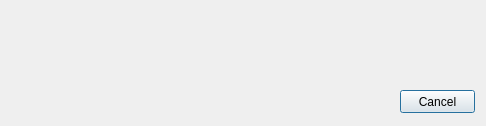
<?xml version="1.0" encoding="UTF-8"?>
<ui version="4.0">
 <class>DialogGetFileFromServer</class>
 <widget class="QDialog" name="DialogGetFileFromServer">
  <property name="geometry">
   <rect>
    <x>0</x>
    <y>0</y>
    <width>486</width>
    <height>126</height>
   </rect>
  </property>
  <property name="windowTitle">
   <string>Dialog</string>
  </property>
  <widget class="QPushButton" name="pushButtonCancel">
   <property name="geometry">
    <rect>
     <x>400</x>
     <y>90</y>
     <width>75</width>
     <height>23</height>
    </rect>
   </property>
   <property name="text">
    <string>Cancel</string>
   </property>
  </widget>
 </widget>
 <resources/>
 <connections/>
</ui>
